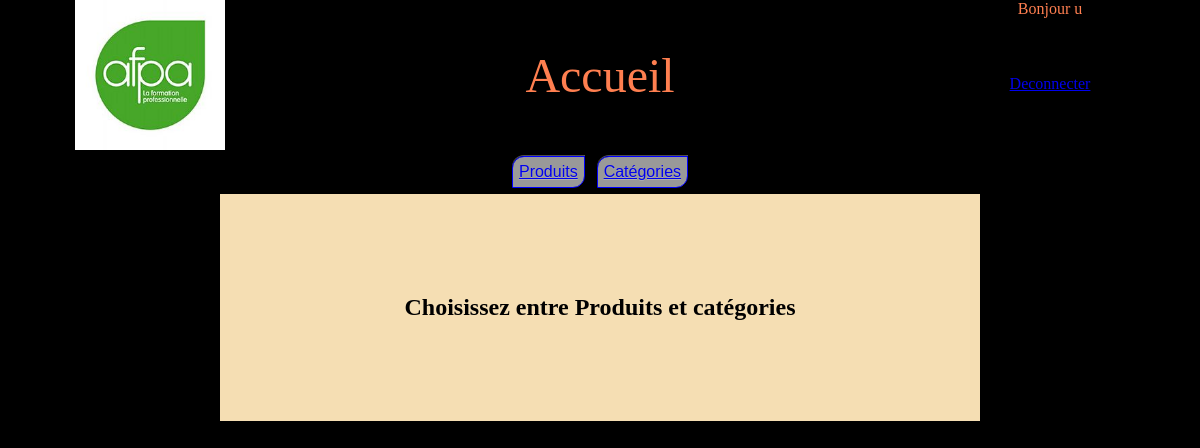
The page /index.php?page=accueil (signed in) on the database its author committed.
### tables this page shows
CREATE TABLE IF NOT EXISTS texte (
  idTexte int NOT NULL AUTO_INCREMENT PRIMARY KEY,
  codeTexte varchar(50) NOT NULL,
  FR text,
  EN text
);

### PHP/MODEL/MANAGER/TexteManager.Class.php (called while the page is built, shortened)
<?php
class TexteManager
{
	public static function findByCodes($codeLangue,$codeTexte)
	{
		$db=DbConnect::getDb();
		$q=$db->prepare("SELECT $codeLangue FROM `texte` WHERE `codeTexte` = :codeTexte");
		$q->bindValue(":codeTexte", $codeTexte,PDO::PARAM_STR);
		$q->execute();
		$results = $q->fetch(PDO::FETCH_ASSOC);
		if($results != false)
		{
			return $results[$codeLangue];
		}
		else
		{
			return false;
		}
	}
}

### PHP/CONTROLLER/CLASSE/Utilisateurs.Class.php (called while the page is built, shortened)
<?php
class Utilisateurs
{
	private $_nom;
	private $_role;
	public function getNom()
	{
		return $this->_nom;
	}
	public function getRole()
	{
		return $this->_role;
	}
}

### PHP/VIEW/GENERAL/Accueil.php (the view)
<div class="demiPage">
<h2><?php echo texte('TexteMenu')?></h2>
</div>

### PHP/VIEW/GENERAL/Header.php
<body class="colonne">
    <header>
        <div class="demi"></div>
        <div><img src="./IMG/Logo_afpa.jpg" alt=""></div>
        <div class="titre"><?php echo $titre; ?></div>
        <div class="colonne">
            <?php
            if (isset($_SESSION['utilisateur'])) {
                echo '<div class="texteColore">'. texte('Bonjour') ." ". $_SESSION['utilisateur']->getNom() . '</div>';
                echo '<div><a href="index.php?page=deconnection">'. texte("Deconnecter") .'</a></div>';
            } else {
                echo '<a href="index.php?page=connection">'. texte("Connexion") .'</a>';
            }
            ?>
        </div>
        <div class="demi"></div>
    </header>

### PHP/VIEW/GENERAL/Nav.php
<?php
if (isset($_SESSION['utilisateur'])) {
    if ($_SESSION['utilisateur']->getRole() == 1) {
        $classeCouleur = "blue";
    } else {
        $classeCouleur = "green";
    }
    echo '<nav>
    <button class="crudBtn crudBtnRetour ' . $classeCouleur . '"><a href="index.php?page=listeProduit">'. texte("Produits"). '</a></button>
    <button class="crudBtn crudBtnRetour ' . $classeCouleur . '"><a href="index.php?page=listeCategorie">'. texte("Categories"). '</a></button>
        </nav>';
}

### CSS/style.css (style rules this page uses)
html,body { margin: 0; padding: 0; }
body, header,div, nav, main, section { display: flex; flex: 1; justify-content: center; }
body { background-color: black; }
img { width: 100%; }
.colonne { flex-direction: column; }
.demi { flex:0.5; }
.texteColore { color: coral; }
.titre { flex: 5; color: coral; font-size: 3em; justify-content: center; align-items: center; }
.demiPage { width: 50vw; align-self: center; background-color: wheat; padding: 5em; }
.crudBtn { font-family: Arial, sans-serif; font-size: 1em; text-align: center; color: #000; border-radius: 12px 0 12px 0; box-shadow: 0 0 5px rgba(0, 0, 0, 0.5), 0 -1px 0 rgba(255, 255, 255, 0.4); text-shadow: 0px 1px 0px rgba(255, 255, 255, 0.2); margin: 0.5vw; padding: 0.5vw; }
.crudBtnRetour { background: linear-gradient(#999, #999); }
.blue { border:1px solid blue; }

### rows shown on the page
texte: FR "Accueil"
texte: FR "Bonjour"
texte: FR "Deconnecter"
texte: FR "Produits"
texte: FR "Catégories"
texte: FR "Choisissez entre Produits et catégories"

### other values the page prints
$_SESSION['utilisateur']->getNom() "u"
